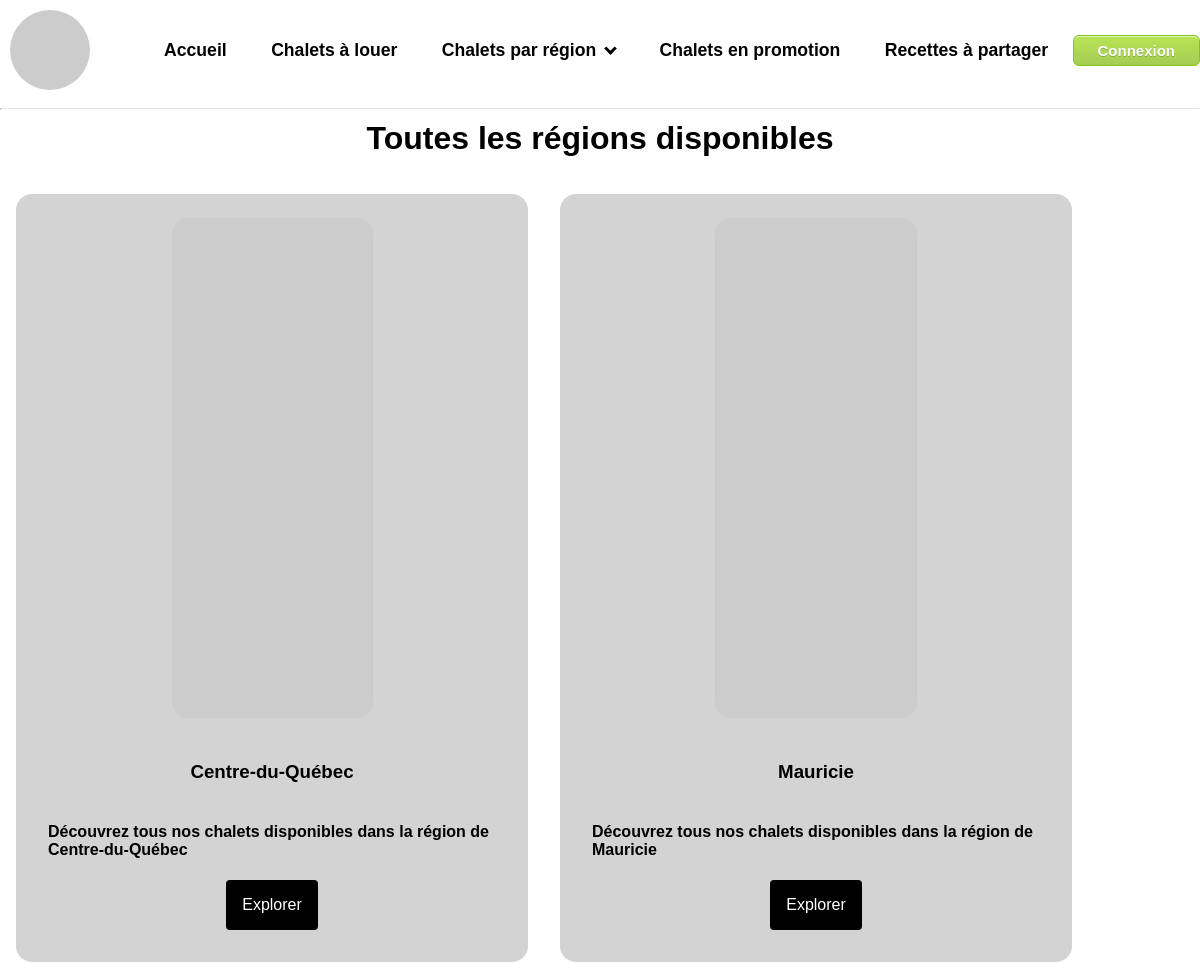
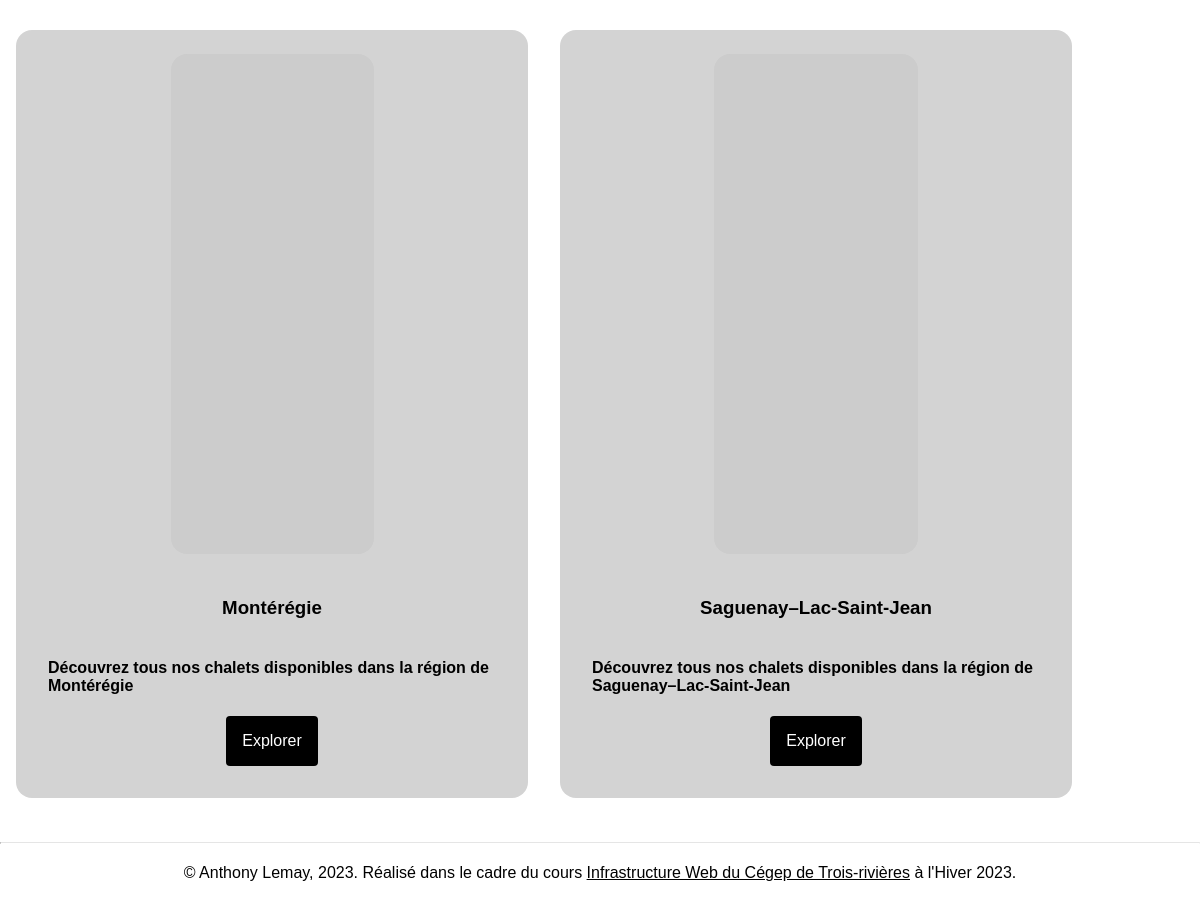
The app's page /choisir_region.php with its own data (2 pictures, top to bottom).
### tables this page shows
CREATE TABLE `regions` (
  `id` int NOT NULL,
  `nom` varchar(50) NOT NULL
);

### controllers/region.php (called while the page is built, shortened)
<?php
require_once __DIR__ . '/../models/region.php';
class ControllerRegion {
    public function afficherMenuRegions() {
        $regions = ModelRegion::getAllRegions();
    }
    function afficherListeRegions() {
        $regions = ModelRegion::getAllRegions();
        require  __DIR__ . '/../views/regions/listeRegions.php';
    }
}

### models/region.php (called while the page is built, shortened)
<?php
    class ModelRegion {
        public function __construct($id, $nom_region) {
            $this->id = $id;
            $this->nom_region = $nom_region;
        }
        public static function getAllRegions()
        {
            $liste = [];
            $mysqli = Db::connecterDB_1();
            $query = "SELECT regions.id, regions.nom FROM regions";
            $requete = $mysqli->prepare($query);
            if ($requete) {
                $requete->execute();
                $resultatRequete = $requete->get_result();
                foreach ($resultatRequete as $enregistrement) {
                    $region = new ModelRegion($enregistrement['id'], $enregistrement['nom']);
                    $liste[] = $region;
                }
            } else {
                return null;
            }
            return $liste;
        }
    }
?>

### views/regions/listeRegions.php (the view, shortened to what this page needs)
<div class="flex promoFlex">
    <div class="cardFlex">
        <?php
        foreach ($regions as $region) {
            ?>
            <div class="cardRegion">
                <img src="https://picsum.photos/id/20<?= $region->id ?>/500"
                    alt="photo de la region <?= $region->nom_region ?>">
                <div class="cardRegionInfo">
                    <h3>
                        <?= $region->nom_region ?>
                    </h3>
                    <h4>Découvrez tous nos chalets disponibles dans la région de
                        <?= $region->nom_region ?>
                        <a class="cardButton"
                            href="liste_chalets_par_region.php?id=<?= $region->id ?>"><span>Explorer</span></a>
                </div>
            </div>
            <?php
        }
        ?>
    </div>
</div>

### css/styles.css (style rules this page uses)
html { margin:0; padding:0 }
body { margin: 100px 0 0 0; padding: 20px 0; font-family: Arial, sans-serif; }
.light-mode, .light-mode a, .light-mode header { background-color: white; color: black; }
.flex { display: flex; flex-direction: row; flex-wrap:wrap; }
.promoFlex { display:flex; flex-direction: column; justify-items: center; align-items: center; }
.cardFlex { display:flex; flex-direction:row; flex-wrap: wrap; width:100%; }
.cardRegion { padding: 1rem; margin: 1rem; background-color: lightgray; border-radius: 1rem; display:flex; flex-direction: column; align-items:center; width:40%; }
.cardRegion img { border-radius: 1rem; max-width: 100%; margin: .5rem; }
.cardRegionInfo { padding: 1rem; display:flex; flex-direction: column; align-items: center; justify-content: center; margin: 0 auto; }
.cardRegion a.cardButton { text-decoration: none; padding: 1rem; background-color: black; color: white; border-radius: .25rem; }

### records on screen
regions: nom "Centre-du-Québec"
regions: nom "Mauricie"
regions: nom "Montérégie"
regions: nom "Saguenay–Lac-Saint-Jean"
